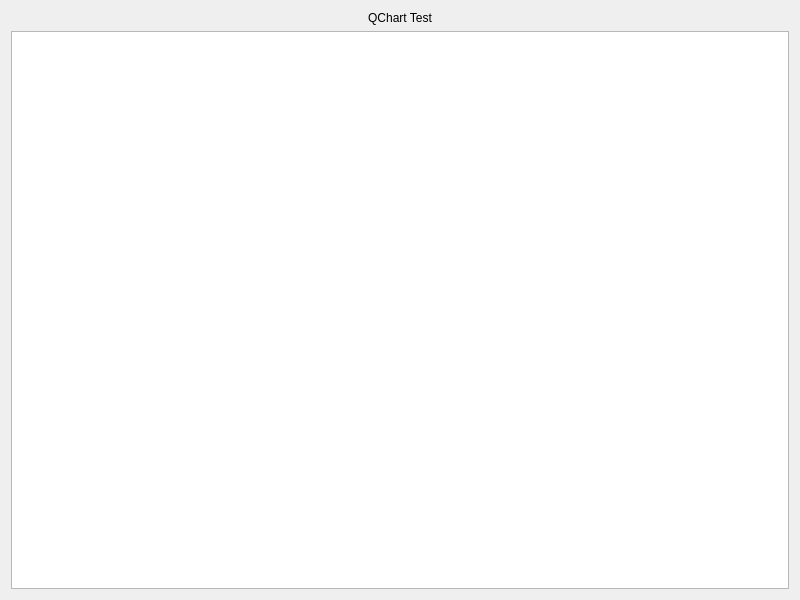
<?xml version="1.0" encoding="UTF-8"?>
<ui version="4.0">
 <class>Widget</class>
 <widget class="QWidget" name="Widget">
  <property name="geometry">
   <rect>
    <x>0</x>
    <y>0</y>
    <width>800</width>
    <height>600</height>
   </rect>
  </property>
  <property name="windowTitle">
   <string>Widget</string>
  </property>
  <layout class="QVBoxLayout" name="verticalLayout">
   <item>
    <widget class="QLabel" name="label">
     <property name="text">
      <string>QChart Test</string>
     </property>
     <property name="alignment">
      <set>Qt::AlignCenter</set>
     </property>
    </widget>
   </item>
   <item>
    <widget class="QChartView" name="qchartview"/>
   </item>
  </layout>
 </widget>
 <customwidgets>
  <customwidget>
   <class>QChartView</class>
   <extends>QGraphicsView</extends>
   <header>qchartview.h</header>
  </customwidget>
 </customwidgets>
 <resources/>
 <connections/>
</ui>
